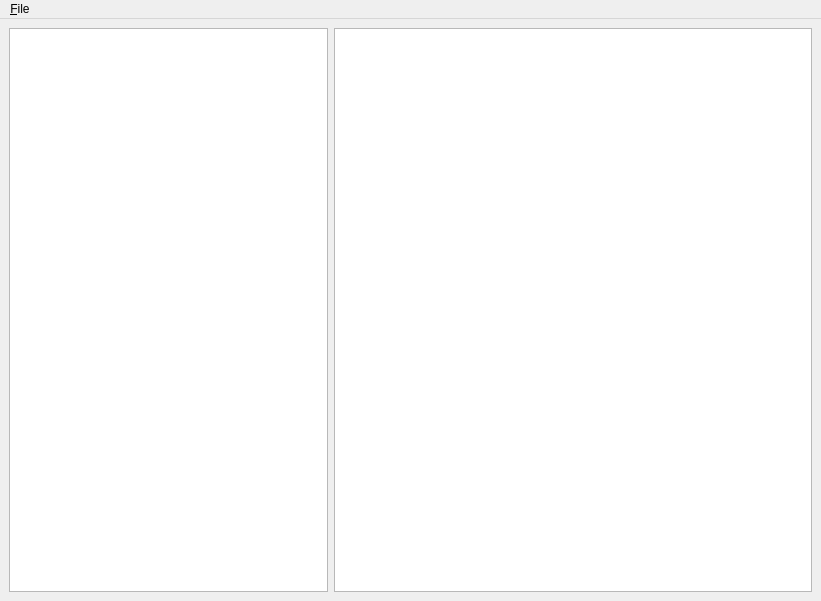
<?xml version="1.0" encoding="UTF-8"?>
<ui version="4.0">
 <class>ChapterizeWindow</class>
 <widget class="QMainWindow" name="ChapterizeWindow">
  <property name="geometry">
   <rect>
    <x>0</x>
    <y>0</y>
    <width>821</width>
    <height>601</height>
   </rect>
  </property>
  <property name="windowTitle">
   <string>Chapterize</string>
  </property>
  <widget class="QWidget" name="centralwidget">
   <layout class="QHBoxLayout" name="horizontalLayout">
    <item>
     <widget class="QListView" name="mp3List">
      <property name="sizePolicy">
       <sizepolicy hsizetype="Expanding" vsizetype="Expanding">
        <horstretch>4</horstretch>
        <verstretch>0</verstretch>
       </sizepolicy>
      </property>
     </widget>
    </item>
    <item>
     <widget class="QTableView" name="chapterTable">
      <property name="sizePolicy">
       <sizepolicy hsizetype="Expanding" vsizetype="Expanding">
        <horstretch>6</horstretch>
        <verstretch>0</verstretch>
       </sizepolicy>
      </property>
      <property name="selectionMode">
       <enum>QAbstractItemView::SingleSelection</enum>
      </property>
      <property name="selectionBehavior">
       <enum>QAbstractItemView::SelectRows</enum>
      </property>
     </widget>
    </item>
   </layout>
  </widget>
  <widget class="QMenuBar" name="menubar">
   <property name="geometry">
    <rect>
     <x>0</x>
     <y>0</y>
     <width>821</width>
     <height>21</height>
    </rect>
   </property>
   <widget class="QMenu" name="menu_File">
    <property name="title">
     <string>&amp;File</string>
    </property>
    <addaction name="actionChangeDir"/>
    <addaction name="separator"/>
    <addaction name="actionSave"/>
    <addaction name="separator"/>
    <addaction name="actionExit"/>
   </widget>
   <addaction name="menu_File"/>
  </widget>
  <action name="actionOpen">
   <property name="text">
    <string>&amp;Open</string>
   </property>
  </action>
  <action name="actionChangeDir">
   <property name="text">
    <string>Change &amp;Directory...</string>
   </property>
  </action>
  <action name="actionSave">
   <property name="text">
    <string>&amp;Save</string>
   </property>
  </action>
  <action name="actionExit">
   <property name="text">
    <string>&amp;Exit</string>
   </property>
  </action>
 </widget>
 <resources/>
 <connections/>
</ui>
